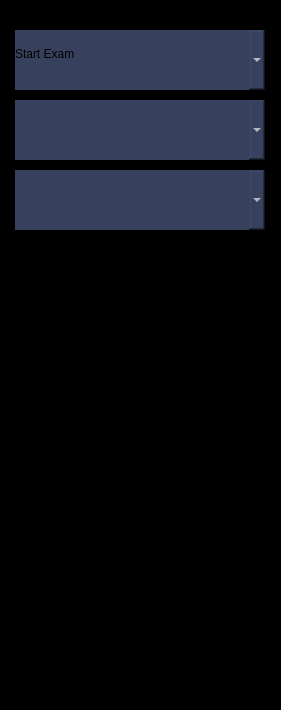
    <widget class="GroupBox" name="groupBox">
     <property name="geometry">
      <rect>
       <x>0</x>
       <y>0</y>
       <width>281</width>
       <height>710</height>
      </rect>
     </property>
     <property name="styleSheet">
      <string notr="true">*{background:rgb(0,0,0);border:0px;}</string>
     </property>
     <widget class="RadioButton" name="radioButton_DR_2">
      <property name="geometry">
       <rect>
        <x>40</x>
        <y>440</y>
        <width>80</width>
        <height>80</height>
       </rect>
      </property>
      <property name="styleSheet">
       <string notr="true">background:transparent</string>
      </property>
      <property name="buttonId" stdset="0">
       <number>2063</number>
      </property>
      <property name="iconOn" stdset="0">
       <string>../icons/s3p/switchBtn/RadModeOn.png</string>
      </property>
      <property name="iconOff" stdset="0">
       <string>../icons/s3p/switchBtn/RadModeOff.png</string>
      </property>
     </widget>
     <widget class="TrigButton" name="trigButton_ResetBuzzer_2">
      <property name="geometry">
       <rect>
        <x>160</x>
        <y>620</y>
        <width>80</width>
        <height>80</height>
       </rect>
      </property>
      <property name="buttonId" stdset="0">
       <number>1201</number>
      </property>
      <property name="continuousMode" stdset="0">
       <bool>false</bool>
      </property>
      <property name="iconNormal" stdset="0">
       <string>../icons/s3p/pushBtn/ResetTimer.png</string>
      </property>
     </widget>
     <widget class="RadioButton" name="radioButton_Fluo_2">
      <property name="geometry">
       <rect>
        <x>160</x>
        <y>440</y>
        <width>80</width>
        <height>80</height>
       </rect>
      </property>
      <property name="styleSheet">
       <string notr="true">background:transparent</string>
      </property>
      <property name="buttonId" stdset="0">
       <number>2062</number>
      </property>
      <property name="iconOn" stdset="0">
       <string>../icons/s3p/switchBtn/FluoroModeOn.png</string>
      </property>
      <property name="iconOff" stdset="0">
       <string>../icons/s3p/switchBtn/FluoroModeOff.png</string>
      </property>
     </widget>
     <widget class="SwitchButton" name="switchButton_Laser_2">
      <property name="geometry">
       <rect>
        <x>40</x>
        <y>620</y>
        <width>80</width>
        <height>80</height>
       </rect>
      </property>
      <property name="buttonId" stdset="0">
       <number>2001</number>
      </property>
      <property name="iconOn" stdset="0">
       <string>../icons/s3p/switchBtn/LaserOn.png</string>
      </property>
      <property name="iconOff" stdset="0">
       <string>../icons/s3p/switchBtn/LaserOff.png</string>
      </property>
     </widget>
     <widget class="RadioButton" name="radioButton_Sub">
      <property name="geometry">
       <rect>
        <x>40</x>
        <y>530</y>
        <width>80</width>
        <height>80</height>
       </rect>
      </property>
      <property name="styleSheet">
       <string notr="true">background:transparent</string>
      </property>
      <property name="buttonId" stdset="0">
       <number>2064</number>
      </property>
      <property name="iconOn" stdset="0">
       <string>../icons/s3p/switchBtn/SubModeOn.png</string>
      </property>
      <property name="iconOff" stdset="0">
       <string>../icons/s3p/switchBtn/SubModeOff.png</string>
      </property>
     </widget>
     <widget class="RadioButton" name="radioButton_Road">
      <property name="geometry">
       <rect>
        <x>160</x>
        <y>530</y>
        <width>80</width>
        <height>80</height>
       </rect>
      </property>
      <property name="styleSheet">
       <string notr="true">background:transparent</string>
      </property>
      <property name="buttonId" stdset="0">
       <number>2145</number>
      </property>
      <property name="iconOn" stdset="0">
       <string>../icons/s3p/switchBtn/LoadModeOn.png</string>
      </property>
      <property name="iconOff" stdset="0">
       <string>../icons/s3p/switchBtn/LoadModeOff.png</string>
      </property>
     </widget>
     <widget class="ComboBox" name="comboBox_ApplicationGroup">
      <property name="geometry">
       <rect>
        <x>15</x>
        <y>100</y>
        <width>250</width>
        <height>60</height>
       </rect>
      </property>
      <property name="styleSheet">
       <string notr="true">ComboBox::drop-down{width:50px;} *{color:rgb(255,255,255); background-color:rgb(55,64,92);}</string>
      </property>
      <property name="buttonId" stdset="0">
       <number>1191</number>
      </property>
     </widget>
     <widget class="ComboBox" name="comboBox_Application">
      <property name="geometry">
       <rect>
        <x>15</x>
        <y>170</y>
        <width>250</width>
        <height>60</height>
       </rect>
      </property>
      <property name="styleSheet">
       <string notr="true">ComboBox::drop-down{width:50px;} *{color:rgb(255,255,255); background-color:rgb(55,64,92);}</string>
      </property>
      <property name="maxVisibleItems">
       <number>5</number>
      </property>
      <property name="buttonId" stdset="0">
       <number>1192</number>
      </property>
     </widget>
     <widget class="ComboBox" name="comboBox_Start">
      <property name="geometry">
       <rect>
        <x>15</x>
        <y>30</y>
        <width>250</width>
        <height>60</height>
       </rect>
      </property>
      <property name="styleSheet">
       <string notr="true">ComboBox::drop-down{width:50px;} *{color:rgb(255,255,255); background-color:rgb(55,64,92);}</string>
      </property>
      <property name="maxVisibleItems">
       <number>5</number>
      </property>
      <property name="buttonId" stdset="0">
       <number>10040</number>
      </property>
     </widget>
     <widget class="StaticLabel" name="staticLabel">
      <property name="geometry">
       <rect>
        <x>15</x>
        <y>33</y>
        <width>111</width>
        <height>41</height>
       </rect>
      </property>
      <property name="styleSheet">
       <string notr="true">background:transparent</string>
      </property>
      <property name="text">
       <string>Start Exam</string>
      </property>
     </widget>
    </widget>
